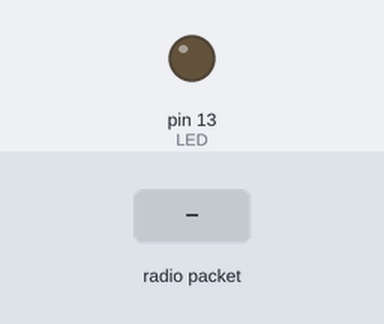
Bench run of a sketch on a simulated Arduino Uno, built with avr-gcc and run on an emulated ATmega328P. On the bench: output pins drawn as LEDs (lit = HIGH). Inputs (shaded band) come from the test bench. No radio packets arrive unless stated; pins used as bus, display or sensor lines are not drawn; what the sketch prints to the serial monitor is not drawn.

Above: at 1.3 s.
1.4 s: radio packet "1" arrives
Timing chart, 0 to 4.4 s (numbered marks = the images above; inputs shaded):
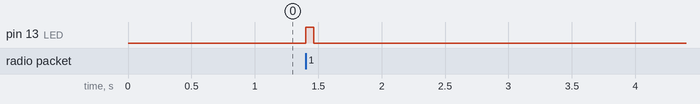

Measured:
- after the input at 1.4 s, pin 13 (LED): LOW → HIGH at once, → LOW 0.07 s later

The sketch:

Recieve.ino
```cpp
// Arduino9x_RX
// -*- mode: C++ -*-
// Example sketch showing how to create a simple messaging client (receiver)
// with the RH_RF95 class. RH_RF95 class does not provide for addressing or
// reliability, so you should only use RH_RF95 if you do not need the higher
// level messaging abilities.
// It is designed to work with the other example Arduino9x_TX

#include <SPI.h>
#include <RH_RF95.h>

#define RFM95_CS 5
#define RFM95_RST 6
#define RFM95_INT 9

// Change to 434.0 or other frequency, must match RX's freq!
#define RF95_FREQ 434.0

// Singleton instance of the radio driver
RH_RF95 rf95(RFM95_CS, RFM95_INT);

// Blinky on receipt
#define LED LED_BUILTIN

void setup() {
  pinMode(LED, OUTPUT);
  pinMode(RFM95_RST, OUTPUT);
  digitalWrite(RFM95_RST, HIGH);

  while (!Serial);
  Serial.begin(9600);
  delay(100);

  Serial.println("Arduino LoRa RX Test!");

  // manual reset
  digitalWrite(RFM95_RST, LOW);
  delay(10);
  digitalWrite(RFM95_RST, HIGH);
  delay(10);

  while (!rf95.init()) {
    Serial.println("LoRa radio init failed");
    while (1);
  }
  Serial.println("LoRa radio init OK!");

  // Defaults after init are 434.0MHz, modulation GFSK_Rb250Fd250, +13dbM
  if (!rf95.setFrequency(RF95_FREQ)) {
    Serial.println("setFrequency failed");
    while (1);
  }
  Serial.print("Set Freq to: "); Serial.println(RF95_FREQ);

  // Defaults after init are 434.0MHz, 13dBm, Bw = 125 kHz, Cr = 4/5, Sf = 128chips/symbol, CRC on

  // The default transmitter power is 13dBm, using PA_BOOST.
  // If you are using RFM95/96/97/98 modules which uses the PA_BOOST transmitter pin, then
  // you can set transmitter powers from 5 to 23 dBm:
  rf95.setTxPower(23, false);
}

void loop(){
  if (rf95.available()){
    // Should be a message for us now
    uint8_t buf[RH_RF95_MAX_MESSAGE_LEN];
    uint8_t len = sizeof(buf);

    if (rf95.recv(buf, &len)){
      digitalWrite(LED, HIGH);
      //RH_RF95::printBuffer("Received: ", buf, len);
      delay(5);
      Serial.print("Got: ");
      Serial.println((char*)buf);
      //Serial.print("RSSI: ");
      //Serial.println(rf95.lastRssi(), DEC);

      if (Serial.available() == 0){
        uint8_t data[] = "nothing";
        rf95.send((uint8_t*)data, sizeof(data));
        rf95.waitPacketSent();
        //Serial.println("Sent a reply");
        digitalWrite(LED, LOW);
      }
      else{
        String data = "";
        while (Serial.available()>0){
          data.concat((char)Serial.read());
        }
        int len_data = data.length() + 1;
        char data1[len_data];
        data.toCharArray(data1, len_data);
        rf95.send((uint8_t*)data1, len_data);
        rf95.waitPacketSent();
        //Serial.println("Sent a reply");
        digitalWrite(LED, LOW);
      }
    }
    else{
      Serial.println("Receive failed");
    }
  }
}
```
